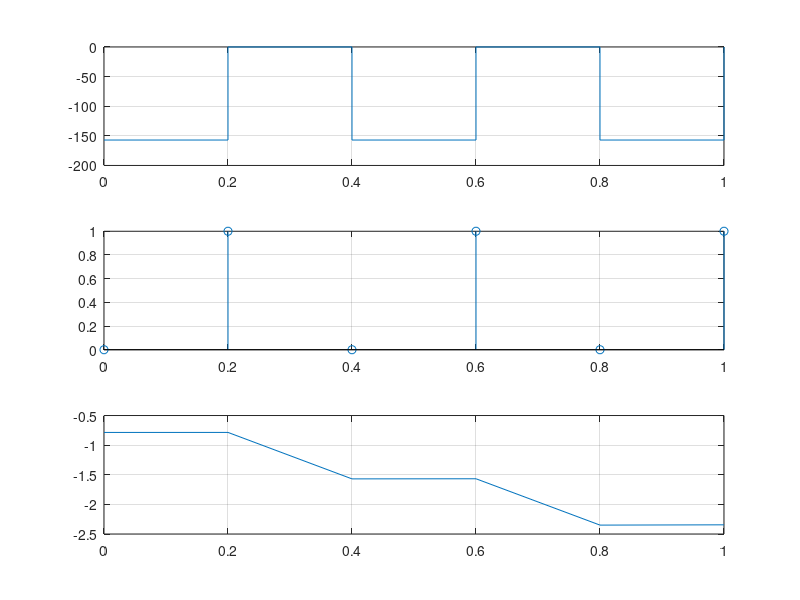

The MATLAB source for this figure:
clc
clear all
close all
am = input('Msg Amplitude ')
fm = input('Msg Frequency ')
phase = input('Phase ')
fs = input('Sampling Frequency ')
t = 0:1/fs:5/fm;
delta = 2*pi*fm*am/fs;
q = input('n = ')
delta = q*delta;
m = am*sin(2*pi*fm*t+phase);
e = zeros(1,length(t));
eq = zeros(1,length(t));
mq = zeros(1,length(t));
encode = zeros(1,length(t));
e(1) = m(1);
eq(1) = delta*sign(e(1));
mq(1) = eq(1);
if eq(1)>0
    encode(1) = 1;
else
    encode(1) = 0;
end
for i=2:length(t)
    e(i) = m(i) - mq(i-1);
    eq(i) = delta*sign(e(i));
    mq(i) = eq(i) + mq(i-1);
    if eq(i)>0
        encode(i) = 1;
    else
        encode(i) = 0;
    end
end

decode = zeros(1,length(t));
for i = 1:length(t)
    if encode(i)>0
        decode(i) = delta;
    else
        decode(i) = -delta;
    end
end
dmq = zeros(1,length(t));
deq(1) = decode(1);
dmq(1) = deq(1);
for i = 2:length(t)
    dmq(i) = decode(i)+ dmq(i-1);
end

fs1 = 400*fm;
wc=2*pi*fm/fs1;
nn=0:1:200;
h=sinc(nn*wc)*wc/pi;
y = filter(h,1,dmq);

subplot(3,1,1)
stairs(t,mq)
grid on

subplot(3,1,2)
stem(t,encode)
grid on

subplot(3,1,3)
plot(t,y)
grid on